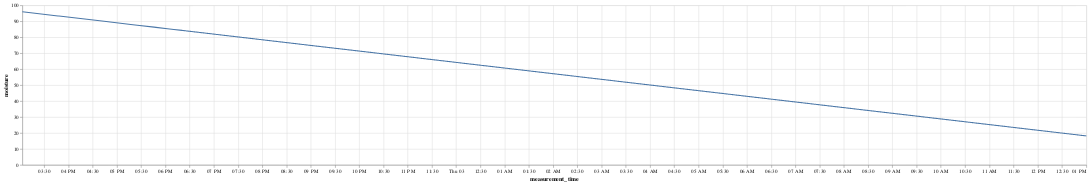

The notebook cell saved with this chart:
### Code cell
alt.Chart(single_plant_measurement).mark_line().encode(
    x='measurement_time:T',
    y='moisture:Q'
).properties(
    width=2000
)

### Figure 1 — Vega-Lite specification as saved in the notebook (floating-point values rounded to 4 significant figures; data arrays with more than 128 entries replaced by an {"elided": "..."} marker saying what was removed)
{"config": {"view": {"continuousWidth": 300, "continuousHeight": 300}}, "data": {"name": "data-b8434ecbbfa09ad6e83ecef8b3b57e66"}, "mark": {"type": "line"}, "encoding": {"x": {"field": "measurement_time", "type": "temporal"}, "y": {"field": "moisture", "type": "quantitative"}}, "width": 2000, "$schema": "https://vega.github.io/schema/vega-lite/v5.20.1.json", "datasets": {"data-b8434ecbbfa09ad6e83ecef8b3b57e66": {"elided": "1132 records"}}}
